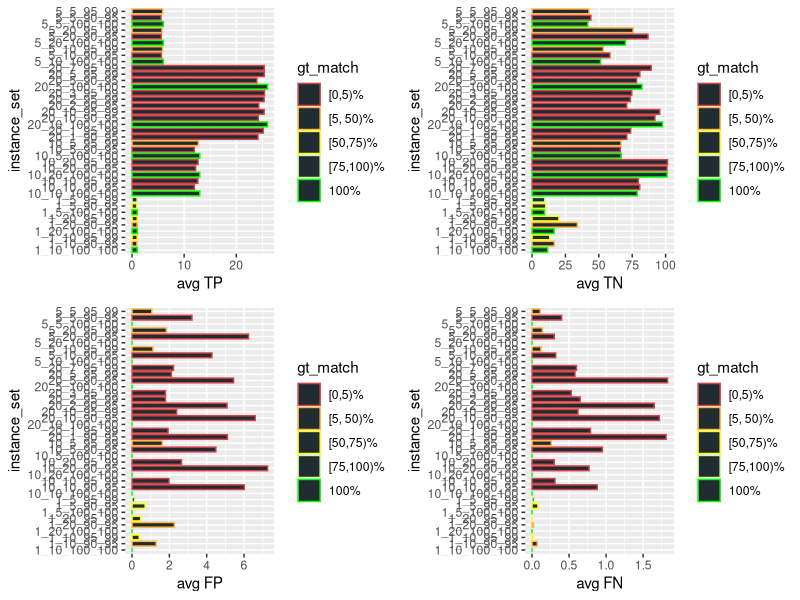
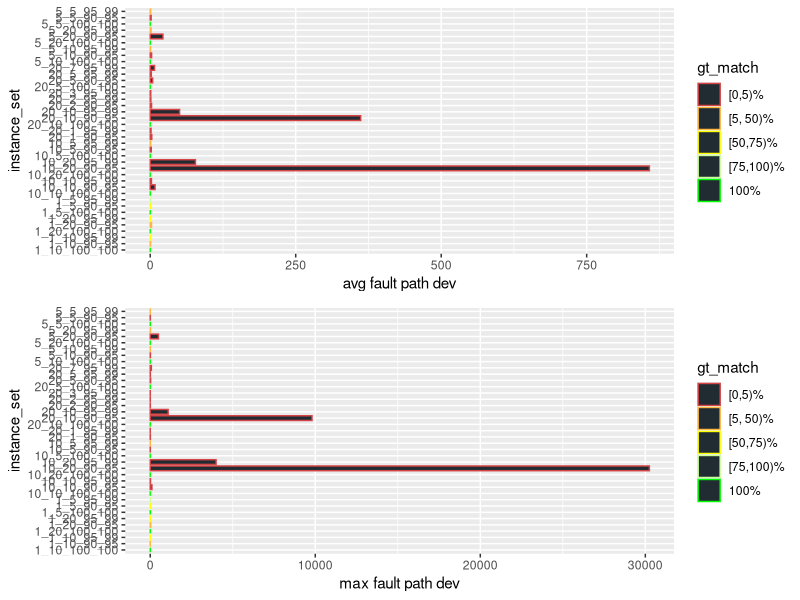
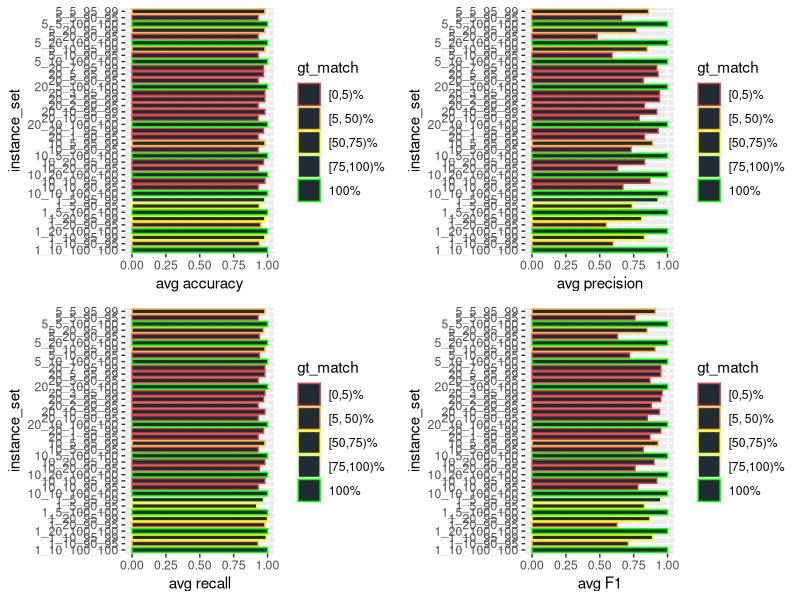
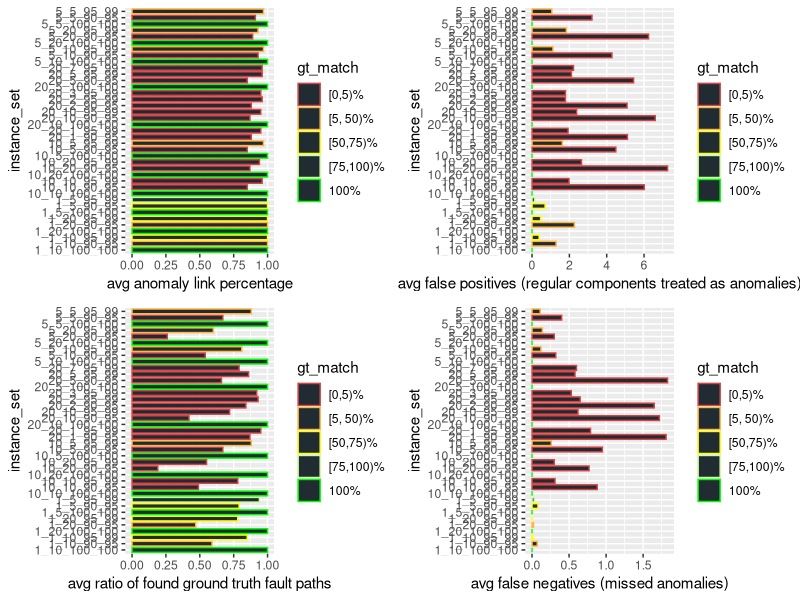
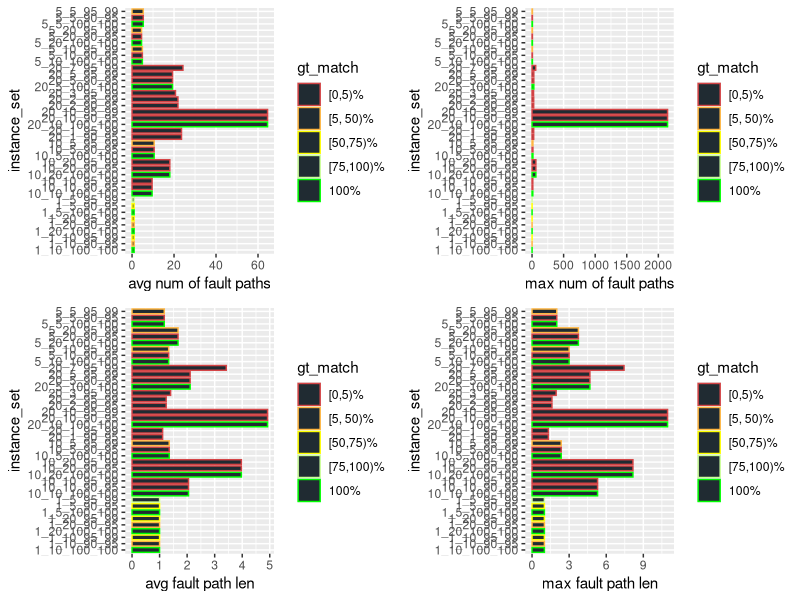
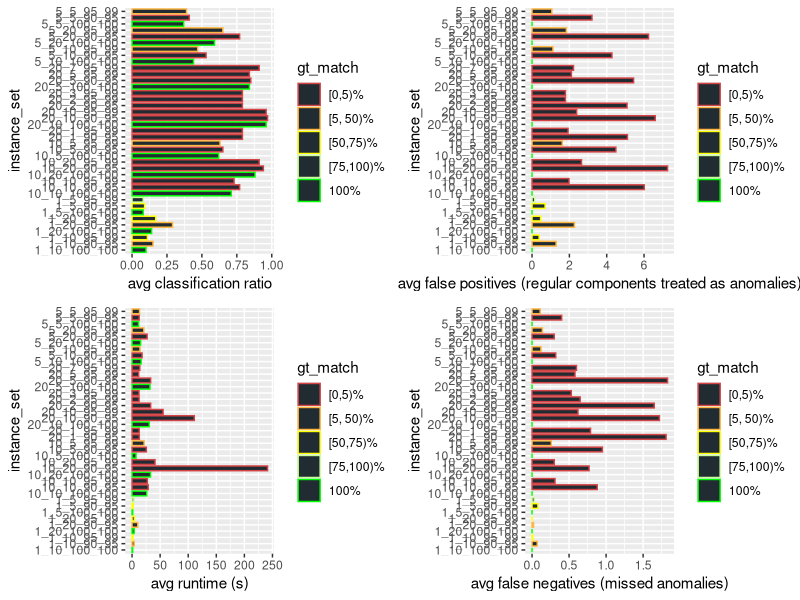
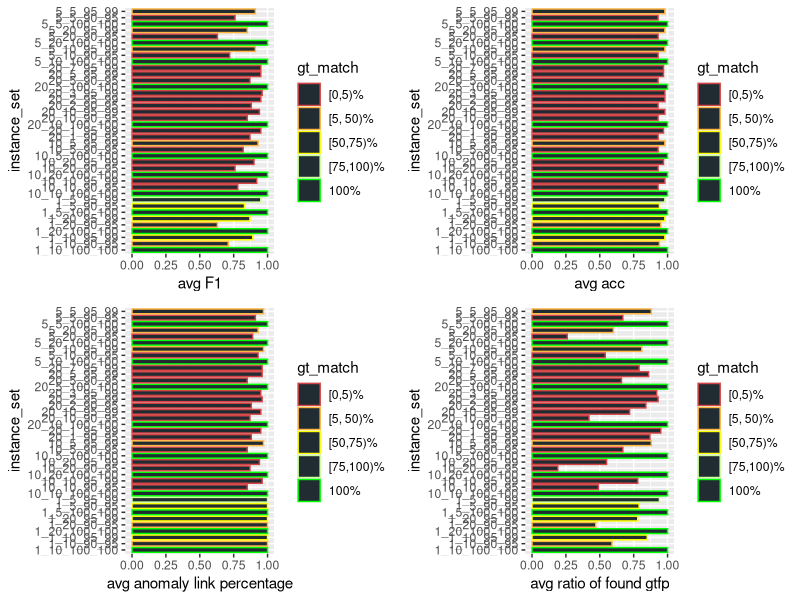
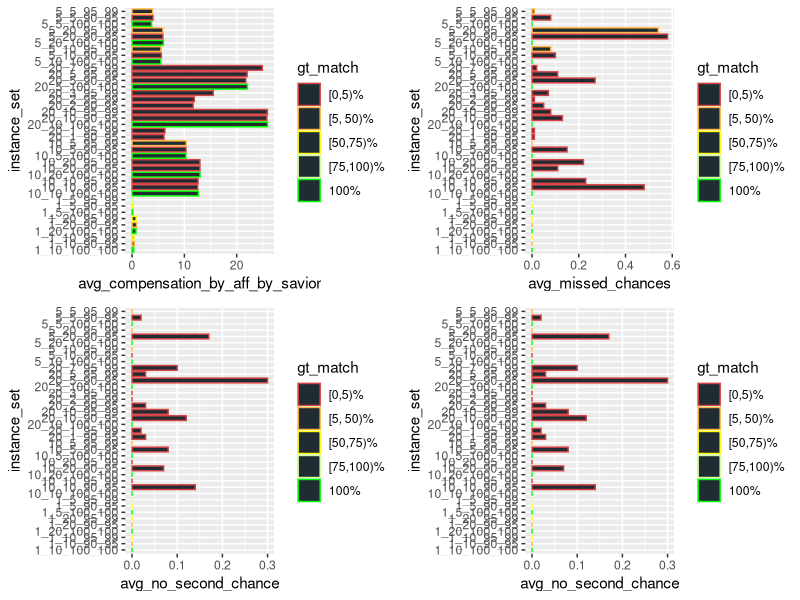

These charts were generated, in order, by the following R code:
library(ggplot2)
library(gridExtra)
library(dplyr)
library(scales)

BAR_COLOR <- c(rgb(32, 43, 50, maxColorValue = 255))
BAR_DEF <- geom_bar(stat = "identity", fill = BAR_COLOR, width = 0.75)
COLOR_VALS <- c("#d44345", "#ffb641", "#ffff00", "#ccff99", "#00ff00")

gen_multi_plot_four <- function(pp1, pp2, pp3, pp4, y, x1, x2, x3, x4, filename) {
    fpp1 <- pp1 + BAR_DEF + coord_flip() + xlab(y) + ylab(x1) + scale_color_manual(values = color_mapping)
    fpp2 <- pp2 + BAR_DEF + coord_flip() + xlab(y) + ylab(x2) + scale_color_manual(values = color_mapping)
    fpp3 <- pp3 + BAR_DEF + coord_flip() + xlab(y) + ylab(x3) + scale_color_manual(values = color_mapping)
    fpp4 <- pp4 + BAR_DEF + coord_flip() + xlab(y) + ylab(x4) + scale_color_manual(values = color_mapping)
    combined_plot <- grid.arrange(fpp1, fpp2, fpp3, fpp4, ncol = 2)
    ggsave(combined_plot, file = filename, width = 12, height = 8)
}

gen_multi_plot_two <- function(pp1, pp2, y, x1, x2, filename) {
    fpp1 <- pp1 + BAR_DEF + coord_flip() + xlab(y) + ylab(x1) + scale_color_manual(values = color_mapping)
    fpp2 <- pp2 + BAR_DEF + coord_flip() + xlab(y) + ylab(x2) + scale_color_manual(values = color_mapping)
    combined_plot <- grid.arrange(fpp1, fpp2, ncol = 1)
    ggsave(combined_plot, file = filename, width = 12, height = 8)
}

input <- read.csv(file = "compact_cumulative_res.csv", header = TRUE, sep = ",", check.name = FALSE)

# instead of the percentage value factor(gt_match_perc) for which I'd need 100
# colors, I only want to color / group them into 5 groups
LABELS <- c("[0,5)%", "[5, 50)%", "[50,75)%", "[75,100)%", "100%")
color_mapping <- setNames(COLOR_VALS, LABELS)

input$gt_match <- cut(
    input$gt_match_perc,
    breaks = c(0, 5, 50, 75, 100, Inf),
    labels = LABELS,
    include.lowest = TRUE,
    right = FALSE
)

p1 <- ggplot(
    data = input, aes_string(
        x = "instance_set", y = "avg_tp", color = "gt_match", group = "gt_match"
    )
)

p2 <- ggplot(
    data = input, aes_string(
        x = "instance_set", y = "avg_tn", color = "gt_match", group = "gt_match"
    )
)

p3 <- ggplot(
    data = input, aes_string(
        x = "instance_set", y = "avg_fp", color = "gt_match", group = "gt_match"
    )
)

p4 <- ggplot(
    data = input, aes_string(
        x = "instance_set", y = "avg_fn", color = "gt_match", group = "gt_match"
    )
)

# confusion matrix multiplot
gen_multi_plot_four(p1, p2, p3, p4, "instance_set", "avg TP", "avg TN", "avg FP", "avg FN", "confusion_matrix.png")

p1 <- ggplot(
    data = input, aes_string(
        x = "instance_set", y = "fp_dev_mean", color = "gt_match", group = "gt_match"
    )
)

p2 <- ggplot(
    data = input, aes_string(
        x = "instance_set", y = "fp_dev_max", color = "gt_match", group = "gt_match"
    )
)

# fault path dev multiplot
gen_multi_plot_two(p1, p2, "instance_set", "avg fault path dev", "max fault path dev", "fault_path_dev.png")

p1 <- ggplot(
    data = input, aes_string(
        x = "instance_set", y = "avg_acc", color = "gt_match", group = "gt_match"
    )
)

p2 <- ggplot(
    data = input, aes_string(
        x = "instance_set", y = "avg_prec", color = "gt_match", group = "gt_match"
    )
)

p3 <- ggplot(
    data = input, aes_string(
        x = "instance_set", y = "avg_rec", color = "gt_match", group = "gt_match"
    )
)

p4 <- ggplot(
    data = input, aes_string(
        x = "instance_set", y = "avg_f1", color = "gt_match", group = "gt_match"
    )
)

# common eval metrics
gen_multi_plot_four(p1, p2, p3, p4, "instance_set", "avg accuracy", "avg precision", "avg recall", "avg F1", "eval_metrics.png")

p1 <- ggplot(
    data = input, aes_string(
        x = "instance_set", y = "avg_ano_link_perc", color = "gt_match", group = "gt_match"
    )
)

p2 <- ggplot(
    data = input, aes_string(
        x = "instance_set", y = "avg_fp", color = "gt_match", group = "gt_match"
    )
)

p3 <- ggplot(
    data = input, aes_string(
        x = "instance_set", y = "avg_ratio_of_found_gtfp", color = "gt_match", group = "gt_match"
    )
)

p4 <- ggplot(
    data = input, aes_string(
        x = "instance_set", y = "avg_fn", color = "gt_match", group = "gt_match"
    )
)

# ground truth analysis
gen_multi_plot_four(
    p1, p2, p3, p4,
    "instance_set",
    "avg anomaly link percentage",
    "avg false positives (regular components treated as anomalies)",
    "avg ratio of found ground truth fault paths",
    "avg false negatives (missed anomalies)",
    "gt_analysis.png"
)

p1 <- ggplot(
    data = input, aes_string(
        x = "instance_set", y = "avg_num_fault_paths", color = "gt_match", group = "gt_match"
    )
)

p2 <- ggplot(
    data = input, aes_string(
        x = "instance_set", y = "max_num_fault_paths", color = "gt_match", group = "gt_match"
    )
)

p3 <- ggplot(
    data = input, aes_string(
        x = "instance_set", y = "avg_fault_path_len", color = "gt_match", group = "gt_match"
    )
)

p4 <- ggplot(
    data = input, aes_string(
        x = "instance_set", y = "max_fault_path_len", color = "gt_match", group = "gt_match"
    )
)

# fault path plot
gen_multi_plot_four(p1, p2, p3, p4, "instance_set", "avg num of fault paths", "max num of fault paths", "avg fault path len", "max fault path len", "fault_paths.png")


p1 <- ggplot(
    data = input, aes_string(
        x = "instance_set", y = "avg_classification_ratio", color = "gt_match", group = "gt_match"
    )
)

p2 <- ggplot(
    data = input, aes_string(
        x = "instance_set", y = "avg_fp", color = "gt_match", group = "gt_match"
    )
)

p3 <- ggplot(
    data = input, aes_string(
        x = "instance_set", y = "`avg_runtime (s)`", color = "gt_match", group = "gt_match"
    )
)

p4 <- ggplot(
    data = input, aes_string(
        x = "instance_set", y = "avg_fn", color = "gt_match", group = "gt_match"
    )
)

# classification ratio, etc.
gen_multi_plot_four(
    p1, p2, p3, p4,
    "instance_set",
    "avg classification ratio",
    "avg false positives (regular components treated as anomalies)",
    "avg runtime (s)",
    "avg false negatives (missed anomalies)",
    "classification_ratio.png"
)

# visualize compensation capability

p1 <- ggplot(
    data = input, aes_string(
        x = "instance_set", y = "avg_f1", color = "gt_match", group = "gt_match"
    )
)

p2 <- ggplot(
    data = input, aes_string(
        x = "instance_set", y = "avg_acc", color = "gt_match", group = "gt_match"
    )
)

p3 <- ggplot(
    data = input, aes_string(
        x = "instance_set", y = "avg_ano_link_perc", color = "gt_match", group = "gt_match"
    )
)

p4 <- ggplot(
    data = input, aes_string(
        x = "instance_set", y = "avg_ratio_of_found_gtfp", color = "gt_match", group = "gt_match"
    )
)

gen_multi_plot_four(
    p1, p2, p3, p4,
    "instance_set",
    "avg F1",
    "avg acc",
    "avg anomaly link percentage",
    "avg ratio of found gtfp",
    "compensation.png"
)

# visualize actual compensation (!) and missed chances

p1 <- ggplot(
    data = input, aes_string(
        x = "instance_set", y = "avg_compensation_by_aff_by_savior", color = "gt_match", group = "gt_match"
    )
)

p2 <- ggplot(
    data = input, aes_string(
        x = "instance_set", y = "avg_missed_chances", color = "gt_match", group = "gt_match"
    )
)

p3 <- ggplot(
    data = input, aes_string(
        x = "instance_set", y = "avg_no_second_chance", color = "gt_match", group = "gt_match"
    )
)

p4 <- ggplot(
    data = input, aes_string(
        x = "instance_set", y = "avg_no_second_chance", color = "gt_match", group = "gt_match"
    )
)

gen_multi_plot_four(
    p1, p2, p3, p4,
    "instance_set", # x
    "avg_compensation_by_aff_by_savior", # y1
    "avg_missed_chances", # y2
    "avg_no_second_chance", # y3
    "avg_no_second_chance", # y3
    "compensation_metrics.png"
)

# visualize "best of" plots

p1 <- ggplot(
    data = input, aes_string(
        x = "instance_set", y = "avg_classification_ratio", color = "gt_match", group = "gt_match"
    )
)

p2 <- ggplot(
    data = input, aes_string(
        x = "instance_set", y = "avg_ano_link_perc", color = "gt_match", group = "gt_match"
    )
)

p3 <- ggplot(
    data = input, aes_string(
        x = "instance_set", y = "avg_ratio_of_found_gtfp", color = "gt_match", group = "gt_match"
    )
)

# avoid log(0)
input <- input %>%
    mutate(fp_dev_max = ifelse(fp_dev_max == 0, 1e-1, fp_dev_max))

p4 <- ggplot(
    data = input, aes_string(
        x = "instance_set", y = "fp_dev_max", color = "gt_match", group = "gt_match"
    )
) + scale_y_log10(labels = scales::trans_format("log10", scales::math_format(10^.x)), limits=c(1e-1, 1e4))

gen_multi_plot_four(
    p1, p2, p3, p4,
    "instance_set", # x
    "avg_classification_ratio", # y1
    "avg_ano_link_perc", # y2
    "avg_ratio_of_found_gtfp", # y3
    "fp_dev_max", # y3
    "bestof.png"
)
